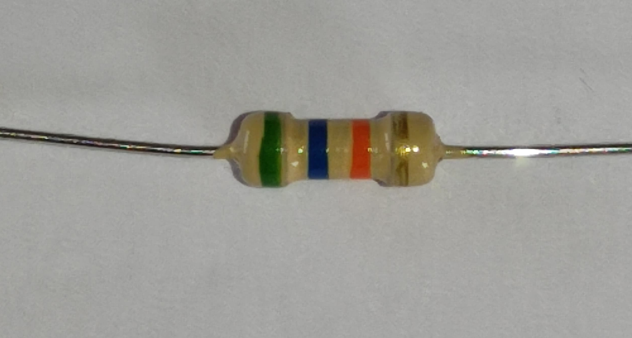
#> input picture data/resistor.png, 632 x 338 px, found by its file name
$ jupyter execute 6_color_detection_application.ipynb
#> lines starting #> are read from the running program, lines starting #| are printed output that depends on the picture
# Color detection

[cell 1]
# Imports
import cv2
import glob
import numpy as np
import matplotlib.pyplot as plt
from sklearn.cluster import KMeans

[cell 2]
# Load images
image = cv2.imread('../../data/resistor.png')
#> image is the input picture: shape (338, 632, 3); mean B, G, R 152.1, 157.6, 158.7

# Converting RGB image to grayscale
gray = cv2.cvtColor(image, cv2.COLOR_BGR2GRAY)
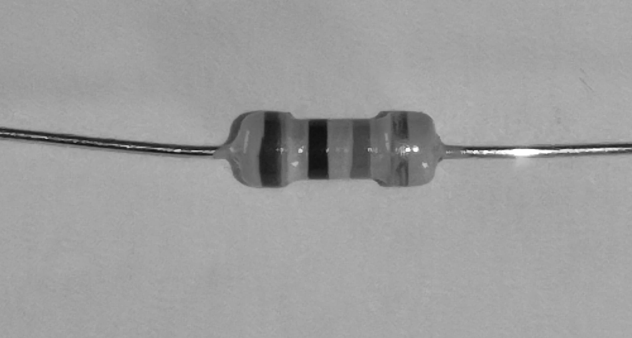
#> gray: shape (338, 632); min 16, max 255, mean 157.4

# Show image
plt.imshow(cv2.cvtColor(image, cv2.COLOR_BGR2RGB))
plt.show()
